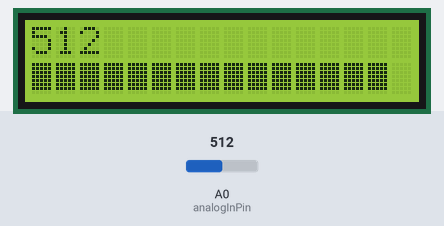
The sketch below on a simulated Arduino Uno, built with avr-gcc and run on an emulated ATmega328P. On the bench: 16×2 character LCD. The test bench sets the inputs (shaded band); at power-on: A0 (analogInPin) = 512. What the sketch prints to the serial monitor is not drawn.

Above: at 1.6 s.
1.7 s: A0 (analogInPin) set to 539
At 2.4 s:
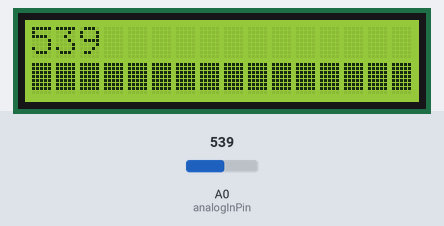
3.5 s: A0 (analogInPin) set to 562
At 5.2 s:
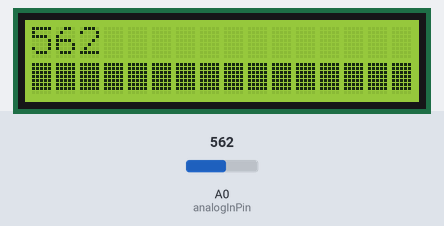
5.5 s: A0 (analogInPin) set to 593
At 6.9 s:
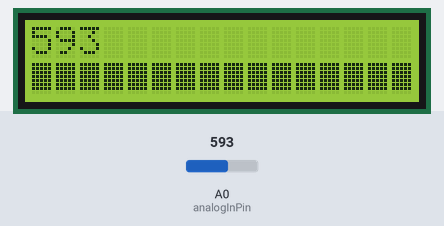
7.5 s: A0 (analogInPin) set to 716
At 8.8 s:
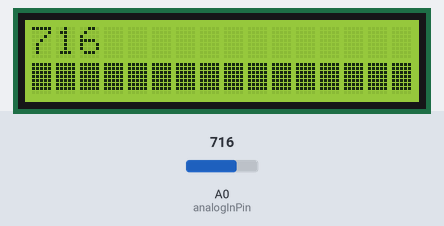
Timing chart, 0 to 10.5 s (numbered marks = the images above; inputs shaded):
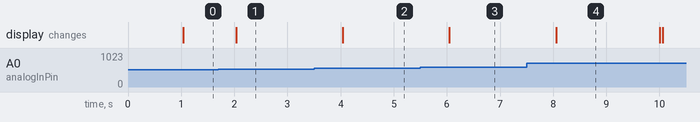

Measured:
- the behaviour switches between 526 and 527 on A0 (analogInPin) (found by bisection; images 0 and 1)
- the behaviour switches between 553 and 554 on A0 (analogInPin) (found by bisection; images 1 and 2)
- the behaviour switches between 579 and 580 on A0 (analogInPin) (found by bisection; images 2 and 3)
- after the input at 1.7 s, the display: changes after 0.34 s (image 1)
- after the input at 3.5 s, the display: changes after 0.54 s (image 2)
- after the input at 5.5 s, the display: changes after 0.55 s (image 3)
- after the input at 7.5 s, the display: changes after 0.56 s (image 4)

The sketch:

alcotester.ino
```cpp
#include <Wire.h>
#include <LiquidCrystal_PCF8574.h>

//SCL to A5, SDA to A4
LiquidCrystal_PCF8574 lcd(0x27);

unsigned long lastSecond = 0;
unsigned long lastSecond10 = 0;
unsigned long lastMinute = 0;
unsigned long lastTen = 0;
unsigned long lastHour = 0;
unsigned long now;

const int analogInPin = A0;
int sensorValue = 0;

int curSensorValue = 0;
int maxSensorValue = 0;
int barSensorValue = 0;

int pBari = 0;
byte pBar[8] = {
B11111,
B11111,
B11111,
B11111,
B11111,
B11111,
B11111,
};


int getSensorValue()
{
    sensorValue = analogRead(analogInPin);
    return sensorValue;
}

void setup()
{
  int error;
  Serial.begin(9600);
  Wire.begin();
  Wire.beginTransmission(0x27);
  error = Wire.endTransmission();
  Serial.print("Error: ");
  Serial.print(error);

  if (error == 0) {
    Serial.println(": LCD found.");
    lcd.begin(16, 2); // initialize the lcd

  } else {
    Serial.println(": LCD not found.");
  } // if
  lcd.createChar(0, pBar);

  lcd.setBacklight(255);
  lcd.home();
  lcd.clear();
  lcd.setCursor(0, 0);
}
void loop()
{

  now = millis();
  curSensorValue = getSensorValue();
  if (maxSensorValue < curSensorValue) {maxSensorValue = curSensorValue;}
  if (barSensorValue < maxSensorValue) {barSensorValue = maxSensorValue;}

// 1 seconds timer
  if (now - lastSecond > 1000)
  {
    //Serial.println(maxSensorValue);
    pBari=map(barSensorValue, 100, 500, 0, 15);
    lcd.setCursor(0, 0);
    lcd.print("   ");
    lcd.setCursor(0, 0);
    lcd.print(maxSensorValue);
    lastSecond = now;
    for (int i=0; i<pBari; i++)
      {
      lcd.setCursor(i, 1);
      lcd.write(byte(0));
      }
  }
  // 10 seconds timer
  if (now - lastSecond10 > 10000)
  {
    maxSensorValue = 0;
    lcd.clear();
    lastSecond10 = now;
  }

  // one minute timer (20 sec)
if (now - lastMinute > 20000)
  {

    barSensorValue = 0;
    lastMinute = now;
  }

  // ten minutes timer
if (now - lastTen > 600000)
  {
    lastTen = now;
  }

  // 1 hour timer
if (now - lastHour > 3600000)
  {
    lastHour = now;
  }
}
```
